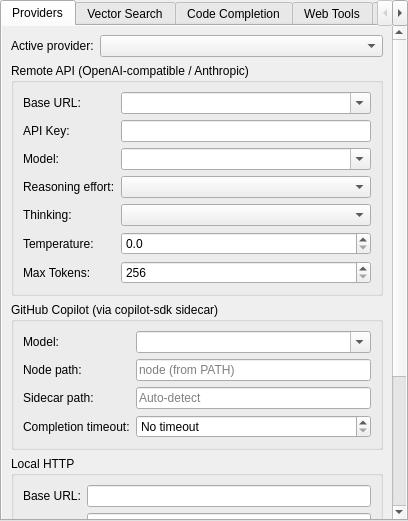
<?xml version="1.0" encoding="UTF-8"?>
<ui version="4.0">
 <class>settings_widget_t</class>
 <widget class="QWidget" name="settings_widget_t">
  <property name="windowTitle">
   <string>settings_t</string>
  </property>
  <layout class="QVBoxLayout" name="mainLayout">
   <property name="leftMargin">
    <number>0</number>
   </property>
   <property name="topMargin">
    <number>0</number>
   </property>
   <property name="rightMargin">
    <number>0</number>
   </property>
   <property name="bottomMargin">
    <number>0</number>
   </property>
   <item>
    <widget class="QTabWidget" name="settingsTabs">
     <widget class="QWidget" name="providersTab">
      <attribute name="title">
       <string>Providers</string>
      </attribute>
      <layout class="QVBoxLayout" name="providersTabLayout">
       <property name="leftMargin">
        <number>0</number>
       </property>
       <property name="topMargin">
        <number>0</number>
       </property>
       <property name="rightMargin">
        <number>0</number>
       </property>
       <property name="bottomMargin">
        <number>0</number>
       </property>
       <item>
        <widget class="QScrollArea" name="providersScroll">
         <property name="frameShape">
          <enum>QFrame::NoFrame</enum>
         </property>
         <property name="widgetResizable">
          <bool>true</bool>
         </property>
         <widget class="QWidget" name="providersContent">
          <property name="geometry">
           <rect>
            <x>0</x>
            <y>0</y>
            <width>584</width>
            <height>817</height>
           </rect>
          </property>
          <layout class="QVBoxLayout" name="providersContentLayout">
           <item>
            <layout class="QFormLayout" name="providerSelectionLayout">
             <item row="0" column="0">
              <widget class="QLabel" name="providerLabel">
               <property name="text">
                <string>Active provider:</string>
               </property>
              </widget>
             </item>
             <item row="0" column="1">
              <widget class="QComboBox" name="providerCombo"/>
             </item>
            </layout>
           </item>
           <item>
             <widget class="QGroupBox" name="openaiGroup">
              <property name="title">
               <string>Remote API (OpenAI-compatible / Anthropic)</string>
              </property>
             <layout class="QFormLayout" name="openaiLayout">
              <item row="0" column="0">
               <widget class="QLabel" name="baseUrlLabel">
                <property name="text">
                 <string>Base URL:</string>
                </property>
               </widget>
              </item>
              <item row="0" column="1">
               <widget class="QComboBox" name="baseUrlCombo">
                <property name="editable">
                 <bool>true</bool>
                </property>
               </widget>
              </item>
              <item row="1" column="0">
               <widget class="QLabel" name="apiKeyLabel">
                <property name="text">
                 <string>API Key:</string>
                </property>
               </widget>
              </item>
              <item row="1" column="1">
               <widget class="QLineEdit" name="apiKeyEdit">
                <property name="echoMode">
                 <enum>QLineEdit::Password</enum>
                </property>
               </widget>
              </item>
              <item row="2" column="0">
               <widget class="QLabel" name="modelLabel">
                <property name="text">
                 <string>Model:</string>
                </property>
               </widget>
              </item>
              <item row="2" column="1">
               <widget class="QComboBox" name="modelCombo">
                <property name="editable">
                 <bool>true</bool>
                </property>
               </widget>
              </item>
              <item row="3" column="0">
               <widget class="QLabel" name="reasoningLabel">
                <property name="text">
                 <string>Reasoning effort:</string>
                </property>
               </widget>
              </item>
              <item row="3" column="1">
               <widget class="QComboBox" name="reasoningCombo"/>
              </item>
              <item row="4" column="0">
               <widget class="QLabel" name="thinkingLabel">
                <property name="text">
                 <string>Thinking:</string>
                </property>
               </widget>
              </item>
              <item row="4" column="1">
               <widget class="QComboBox" name="thinkingCombo"/>
              </item>
              <item row="5" column="0">
               <widget class="QLabel" name="temperatureLabel">
                <property name="text">
                 <string>Temperature:</string>
                </property>
               </widget>
              </item>
              <item row="5" column="1">
               <widget class="QDoubleSpinBox" name="tempSpin">
                <property name="decimals">
                 <number>1</number>
                </property>
                <property name="minimum">
                 <double>0.000000000000000</double>
                </property>
                <property name="maximum">
                 <double>2.000000000000000</double>
                </property>
                <property name="singleStep">
                 <double>0.100000000000000</double>
                </property>
               </widget>
              </item>
              <item row="6" column="0">
               <widget class="QLabel" name="maxTokensLabel">
                <property name="text">
                 <string>Max Tokens:</string>
                </property>
               </widget>
              </item>
              <item row="6" column="1">
               <widget class="QSpinBox" name="maxTokensSpin">
                <property name="minimum">
                 <number>256</number>
                </property>
                <property name="maximum">
                 <number>128000</number>
                </property>
               </widget>
              </item>
             </layout>
            </widget>
           </item>
           <item>
            <widget class="QGroupBox" name="copilotGroup">
             <property name="title">
              <string>GitHub Copilot (via copilot-sdk sidecar)</string>
             </property>
             <layout class="QFormLayout" name="copilotLayout">
              <item row="0" column="0">
               <widget class="QLabel" name="copilotModelLabel">
                <property name="text">
                 <string>Model:</string>
                </property>
               </widget>
              </item>
              <item row="0" column="1">
               <widget class="QComboBox" name="copilotModelCombo">
                <property name="editable">
                 <bool>true</bool>
                </property>
               </widget>
              </item>
              <item row="1" column="0">
               <widget class="QLabel" name="copilotNodeLabel">
                <property name="text">
                 <string>Node path:</string>
                </property>
               </widget>
              </item>
              <item row="1" column="1">
               <widget class="QLineEdit" name="copilotNodeEdit">
                <property name="placeholderText">
                 <string>node (from PATH)</string>
                </property>
               </widget>
              </item>
              <item row="2" column="0">
               <widget class="QLabel" name="copilotSidecarLabel">
                <property name="text">
                 <string>Sidecar path:</string>
                </property>
               </widget>
              </item>
              <item row="2" column="1">
               <widget class="QLineEdit" name="copilotSidecarEdit">
                 <property name="placeholderText">
                  <string>Auto-detect</string>
                 </property>
                </widget>
               </item>
               <item row="3" column="0">
                <widget class="QLabel" name="copilotCompletionTimeoutLabel">
                 <property name="text">
                  <string>Completion timeout:</string>
                 </property>
                </widget>
               </item>
               <item row="3" column="1">
                <widget class="QSpinBox" name="copilotCompletionTimeoutSpin">
                 <property name="minimum">
                  <number>0</number>
                 </property>
                 <property name="maximum">
                  <number>3600</number>
                 </property>
                 <property name="specialValueText">
                  <string>No timeout</string>
                 </property>
                 <property name="suffix">
                  <string> s</string>
                 </property>
                 <property name="toolTip">
                  <string>Maximum wait time for a Copilot completion request. Set to 0 to disable the timeout.</string>
                 </property>
                </widget>
               </item>
              </layout>
             </widget>
            </item>
           <item>
            <widget class="QGroupBox" name="localGroup">
             <property name="title">
              <string>Local HTTP</string>
             </property>
             <layout class="QVBoxLayout" name="localOuterLayout">
              <item>
               <layout class="QFormLayout" name="localLayout">
                <item row="0" column="0">
                 <widget class="QLabel" name="localUrlLabel">
                  <property name="text">
                   <string>Base URL:</string>
                  </property>
                 </widget>
                </item>
                <item row="0" column="1">
                 <widget class="QLineEdit" name="localUrlEdit"/>
                </item>
                <item row="1" column="0">
                 <widget class="QLabel" name="localEndpointLabel">
                  <property name="text">
                   <string>Endpoint:</string>
                  </property>
                 </widget>
                </item>
                <item row="1" column="1">
                 <widget class="QLineEdit" name="localEndpointEdit"/>
                </item>
                <item row="2" column="0">
                 <widget class="QLabel" name="localHeadersLabel">
                  <property name="text">
                   <string>Headers:</string>
                  </property>
                 </widget>
                </item>
                <item row="2" column="1">
                 <widget class="QLineEdit" name="localHeadersEdit">
                  <property name="placeholderText">
                   <string>Header: Value, Header2: Value2</string>
                  </property>
                 </widget>
                </item>
               </layout>
              </item>
              <item>
               <widget class="QCheckBox" name="localSimpleCheck">
                <property name="text">
                 <string>Simple {prompt} mode</string>
                </property>
               </widget>
              </item>
             </layout>
            </widget>
           </item>
           <item>
            <widget class="QGroupBox" name="ollamaGroup">
             <property name="title">
              <string>Ollama</string>
             </property>
             <layout class="QFormLayout" name="ollamaLayout">
              <item row="0" column="0">
               <widget class="QLabel" name="ollamaUrlLabel">
                <property name="text">
                 <string>Base URL:</string>
                </property>
               </widget>
              </item>
              <item row="0" column="1">
               <widget class="QLineEdit" name="ollamaUrlEdit"/>
              </item>
              <item row="1" column="0">
               <widget class="QLabel" name="ollamaModelLabel">
                <property name="text">
                 <string>Model:</string>
                </property>
               </widget>
              </item>
              <item row="1" column="1">
               <widget class="QComboBox" name="ollamaModelCombo">
                <property name="editable">
                 <bool>true</bool>
                </property>
               </widget>
              </item>
             </layout>
            </widget>
           </item>
           <item>
            <spacer name="providersBottomSpacer">
             <property name="orientation">
              <enum>Qt::Vertical</enum>
             </property>
             <property name="sizeType">
              <enum>QSizePolicy::Expanding</enum>
             </property>
             <property name="sizeHint" stdset="0">
              <size>
               <width>20</width>
               <height>40</height>
              </size>
             </property>
            </spacer>
           </item>
          </layout>
         </widget>
        </widget>
       </item>
      </layout>
      </widget>
      <widget class="QWidget" name="vectorSearchTab">
       <attribute name="title">
        <string>Vector Search</string>
       </attribute>
       <layout class="QVBoxLayout" name="vectorSearchLayout">
        <item>
         <widget class="QCheckBox" name="vectorSearchEnabledCheck">
          <property name="text">
           <string>Enable vector search integration</string>
          </property>
         </widget>
        </item>
        <item>
         <layout class="QFormLayout" name="vectorSearchProviderLayout">
          <item row="0" column="0">
           <widget class="QLabel" name="vectorSearchProviderLabel">
            <property name="text">
             <string>Backend:</string>
            </property>
           </widget>
          </item>
          <item row="0" column="1">
           <widget class="QComboBox" name="vectorSearchProviderCombo"/>
          </item>
         </layout>
        </item>
        <item>
         <widget class="QLabel" name="vectorSearchStatusLabel">
          <property name="wordWrap">
           <bool>true</bool>
          </property>
          <property name="visible">
           <bool>false</bool>
          </property>
         </widget>
        </item>
        <item>
         <widget class="QGroupBox" name="qdrantGroup">
          <property name="title">
           <string>Qdrant</string>
          </property>
          <layout class="QFormLayout" name="qdrantLayout">
           <item row="0" column="0">
            <widget class="QLabel" name="qdrantUrlLabel">
             <property name="text">
              <string>URL:</string>
             </property>
            </widget>
           </item>
           <item row="0" column="1">
            <widget class="QLineEdit" name="qdrantUrlEdit">
             <property name="placeholderText">
              <string>http://localhost:6333</string>
             </property>
            </widget>
           </item>
           <item row="1" column="0">
            <widget class="QLabel" name="qdrantApiKeyLabel">
             <property name="text">
              <string>API key:</string>
             </property>
            </widget>
           </item>
           <item row="1" column="1">
            <widget class="QLineEdit" name="qdrantApiKeyEdit">
             <property name="echoMode">
              <enum>QLineEdit::Password</enum>
             </property>
            </widget>
           </item>
           <item row="2" column="0">
            <widget class="QLabel" name="qdrantCollectionLabel">
             <property name="text">
              <string>Collection:</string>
             </property>
            </widget>
           </item>
            <item row="2" column="1">
             <widget class="QLineEdit" name="qdrantCollectionEdit">
              <property name="placeholderText">
               <string>qcai2-symbols</string>
              </property>
             </widget>
            </item>
            <item row="3" column="0">
             <widget class="QLabel" name="qdrantCollectionBehaviorLabel">
              <property name="text">
               <string>Collection behavior:</string>
              </property>
             </widget>
            </item>
            <item row="3" column="1">
             <widget class="QCheckBox" name="qdrantAutoCreateCollectionCheck">
              <property name="text">
               <string>Auto-create collection if it does not exist</string>
              </property>
             </widget>
            </item>
            <item row="4" column="0">
             <widget class="QLabel" name="qdrantCaCertificateLabel">
              <property name="text">
               <string>CA certificate file:</string>
              </property>
             </widget>
            </item>
            <item row="4" column="1">
             <layout class="QHBoxLayout" name="qdrantCaCertificateRowLayout">
              <item>
               <widget class="QLineEdit" name="qdrantCaCertificateEdit">
                <property name="placeholderText">
                 <string>/path/to/ca.pem</string>
                </property>
               </widget>
              </item>
              <item>
               <widget class="QPushButton" name="qdrantCaCertificateBrowseButton">
                <property name="text">
                 <string>Browse…</string>
                </property>
               </widget>
              </item>
             </layout>
            </item>
            <item row="5" column="0">
             <widget class="QLabel" name="qdrantClientCertificateLabel">
              <property name="text">
               <string>Client certificate file:</string>
              </property>
             </widget>
            </item>
            <item row="5" column="1">
             <layout class="QHBoxLayout" name="qdrantClientCertificateRowLayout">
              <item>
               <widget class="QLineEdit" name="qdrantClientCertificateEdit">
                <property name="placeholderText">
                 <string>/path/to/client.pem</string>
                </property>
               </widget>
              </item>
              <item>
               <widget class="QPushButton" name="qdrantClientCertificateBrowseButton">
                <property name="text">
                 <string>Browse…</string>
                </property>
               </widget>
              </item>
             </layout>
            </item>
            <item row="6" column="0">
             <widget class="QLabel" name="qdrantClientKeyLabel">
              <property name="text">
               <string>Client key file:</string>
              </property>
             </widget>
            </item>
            <item row="6" column="1">
             <layout class="QHBoxLayout" name="qdrantClientKeyRowLayout">
              <item>
               <widget class="QLineEdit" name="qdrantClientKeyEdit">
                <property name="placeholderText">
                 <string>/path/to/client.key</string>
                </property>
               </widget>
              </item>
              <item>
               <widget class="QPushButton" name="qdrantClientKeyBrowseButton">
                <property name="text">
                 <string>Browse…</string>
                </property>
               </widget>
              </item>
             </layout>
            </item>
            <item row="7" column="0">
             <widget class="QLabel" name="qdrantTlsLabel">
              <property name="text">
               <string>TLS:</string>
              </property>
             </widget>
            </item>
            <item row="7" column="1">
             <widget class="QCheckBox" name="qdrantAllowSelfSignedCheck">
              <property name="text">
               <string>Allow self-signed server certificate</string>
              </property>
             </widget>
            </item>
             <item row="8" column="0">
              <widget class="QLabel" name="qdrantTimeoutLabel">
               <property name="text">
                <string>Timeout:</string>
               </property>
              </widget>
             </item>
              <item row="8" column="1">
               <widget class="QSpinBox" name="qdrantTimeoutSpin">
               <property name="minimum">
                <number>1</number>
               </property>
             <property name="maximum">
              <number>3600</number>
             </property>
             <property name="suffix">
              <string> s</string>
                </property>
               </widget>
              </item>
             <item row="9" column="0">
              <widget class="QLabel" name="vectorSearchMaxIndexingThreadsLabel">
               <property name="text">
                <string>Max indexing threads:</string>
               </property>
              </widget>
             </item>
             <item row="9" column="1">
              <widget class="QSpinBox" name="vectorSearchMaxIndexingThreadsSpin">
               <property name="minimum">
                <number>1</number>
               </property>
               <property name="maximum">
                <number>256</number>
               </property>
               <property name="suffix">
                <string> threads</string>
               </property>
              </widget>
             </item>
               <item row="10" column="1">
                <widget class="QPushButton" name="qdrantTestConnectionButton">
                <property name="text">
                 <string>Test connection</string>
                </property>
              </widget>
            </item>
           </layout>
          </widget>
         </item>
        <item>
         <spacer name="vectorSearchBottomSpacer">
          <property name="orientation">
           <enum>Qt::Vertical</enum>
          </property>
          <property name="sizeType">
           <enum>QSizePolicy::Expanding</enum>
          </property>
          <property name="sizeHint" stdset="0">
           <size>
            <width>20</width>
            <height>40</height>
           </size>
          </property>
         </spacer>
        </item>
       </layout>
      </widget>
      <widget class="QWidget" name="completionTab">
        <attribute name="title">
         <string>Code Completion</string>
        </attribute>
      <layout class="QVBoxLayout" name="completionLayout">
       <item>
        <widget class="QCheckBox" name="aiCompletionCheck">
         <property name="text">
          <string>Enable AI code completion in editor</string>
         </property>
        </widget>
       </item>
       <item>
        <layout class="QFormLayout" name="completionFormLayout">
         <item row="0" column="0">
          <widget class="QLabel" name="completionModelLabel">
           <property name="text">
            <string>Completion model:</string>
           </property>
          </widget>
         </item>
         <item row="0" column="1">
          <widget class="QComboBox" name="completionModelCombo">
           <property name="editable">
            <bool>true</bool>
           </property>
           <property name="toolTip">
            <string>Leave empty to use the same model as the agent</string>
           </property>
          </widget>
         </item>
         <item row="1" column="0">
          <widget class="QLabel" name="completionThinkingLabel">
           <property name="text">
            <string>Thinking:</string>
           </property>
          </widget>
         </item>
         <item row="1" column="1">
          <widget class="QComboBox" name="completionThinkingCombo"/>
         </item>
         <item row="2" column="0">
          <widget class="QLabel" name="completionReasoningLabel">
           <property name="text">
            <string>Reasoning effort:</string>
           </property>
          </widget>
         </item>
         <item row="2" column="1">
          <widget class="QComboBox" name="completionReasoningCombo"/>
         </item>
         <item row="3" column="0">
          <widget class="QLabel" name="completionMinCharsLabel">
           <property name="text">
            <string>Min characters to trigger:</string>
           </property>
          </widget>
         </item>
         <item row="3" column="1">
          <widget class="QSpinBox" name="completionMinCharsSpin">
           <property name="minimum">
            <number>1</number>
           </property>
           <property name="maximum">
            <number>20</number>
           </property>
           <property name="toolTip">
            <string>Trigger AI completion after typing this many characters</string>
           </property>
          </widget>
         </item>
         <item row="4" column="0">
          <widget class="QLabel" name="completionDelayLabel">
           <property name="text">
            <string>Trigger delay:</string>
           </property>
          </widget>
         </item>
         <item row="4" column="1">
          <widget class="QSpinBox" name="completionDelayMsSpin">
           <property name="minimum">
            <number>100</number>
           </property>
           <property name="maximum">
            <number>5000</number>
           </property>
           <property name="singleStep">
            <number>100</number>
           </property>
           <property name="suffix">
            <string> ms</string>
           </property>
           <property name="toolTip">
            <string>Delay before sending completion request</string>
           </property>
          </widget>
         </item>
        </layout>
       </item>
       <item>
        <spacer name="completionBottomSpacer">
         <property name="orientation">
          <enum>Qt::Vertical</enum>
         </property>
         <property name="sizeType">
          <enum>QSizePolicy::Expanding</enum>
         </property>
         <property name="sizeHint" stdset="0">
          <size>
           <width>20</width>
           <height>40</height>
          </size>
         </property>
        </spacer>
       </item>
       </layout>
      </widget>
      <widget class="QWidget" name="webToolsTab">
       <attribute name="title">
        <string>Web Tools</string>
       </attribute>
       <layout class="QVBoxLayout" name="webToolsLayout">
        <item>
         <widget class="QLabel" name="webToolsDescriptionLabel">
          <property name="wordWrap">
           <bool>true</bool>
          </property>
          <property name="text">
           <string>Enable `web_search` and `web_fetch` tools for the agent. These tools are exposed to all chat providers, including GitHub Copilot.</string>
          </property>
         </widget>
        </item>
        <item>
         <widget class="QCheckBox" name="webToolsEnabledCheck">
          <property name="text">
           <string>Enable web search and fetch tools</string>
          </property>
         </widget>
        </item>
        <item>
         <layout class="QFormLayout" name="webToolsFormLayout">
          <item row="0" column="0">
           <widget class="QLabel" name="webSearchProviderLabel">
            <property name="text">
             <string>Search provider:</string>
            </property>
           </widget>
          </item>
          <item row="0" column="1">
           <widget class="QComboBox" name="webSearchProviderCombo"/>
          </item>
          <item row="1" column="0">
           <widget class="QLabel" name="webSearchEndpointLabel">
            <property name="text">
             <string>Search endpoint:</string>
            </property>
           </widget>
          </item>
          <item row="1" column="1">
           <widget class="QLineEdit" name="webSearchEndpointEdit">
            <property name="placeholderText">
             <string>Provider-specific search URL</string>
            </property>
           </widget>
          </item>
          <item row="2" column="0">
           <widget class="QLabel" name="webSearchApiKeyLabel">
            <property name="text">
             <string>Search API key:</string>
            </property>
           </widget>
          </item>
          <item row="2" column="1">
           <widget class="QLineEdit" name="webSearchApiKeyEdit">
            <property name="echoMode">
             <enum>QLineEdit::Password</enum>
            </property>
           </widget>
          </item>
          <item row="3" column="0">
           <widget class="QLabel" name="webSearchMaxResultsLabel">
            <property name="text">
             <string>Default search results:</string>
            </property>
           </widget>
          </item>
          <item row="3" column="1">
           <widget class="QSpinBox" name="webSearchMaxResultsSpin">
            <property name="minimum">
             <number>1</number>
            </property>
            <property name="maximum">
             <number>10</number>
            </property>
           </widget>
          </item>
          <item row="4" column="0">
           <widget class="QLabel" name="webRequestTimeoutLabel">
            <property name="text">
             <string>Request timeout:</string>
            </property>
           </widget>
          </item>
          <item row="4" column="1">
           <widget class="QSpinBox" name="webRequestTimeoutSpin">
            <property name="minimum">
             <number>1</number>
            </property>
            <property name="maximum">
             <number>300</number>
            </property>
            <property name="suffix">
             <string> s</string>
            </property>
           </widget>
          </item>
          <item row="5" column="0">
           <widget class="QLabel" name="webFetchMaxCharsLabel">
            <property name="text">
             <string>Max fetch characters:</string>
            </property>
           </widget>
          </item>
          <item row="5" column="1">
           <widget class="QSpinBox" name="webFetchMaxCharsSpin">
            <property name="minimum">
             <number>512</number>
            </property>
            <property name="maximum">
             <number>100000</number>
            </property>
            <property name="singleStep">
             <number>1000</number>
            </property>
            <property name="suffix">
             <string> chars</string>
            </property>
           </widget>
          </item>
         </layout>
        </item>
        <item>
         <widget class="QLabel" name="webToolsStatusLabel">
          <property name="wordWrap">
           <bool>true</bool>
          </property>
         </widget>
        </item>
        <item>
         <spacer name="webToolsBottomSpacer">
          <property name="orientation">
           <enum>Qt::Vertical</enum>
          </property>
          <property name="sizeType">
           <enum>QSizePolicy::Expanding</enum>
          </property>
          <property name="sizeHint" stdset="0">
           <size>
            <width>20</width>
            <height>40</height>
           </size>
          </property>
         </spacer>
        </item>
       </layout>
      </widget>
      <widget class="QWidget" name="systemPromptTab">
       <attribute name="title">
        <string>System Prompt</string>
       </attribute>
       <layout class="QVBoxLayout" name="systemPromptLayout">
        <item>
         <widget class="QLabel" name="systemPromptDescriptionLabel">
          <property name="wordWrap">
           <bool>true</bool>
          </property>
          <property name="text">
            <string>This optional prompt is prepended as a stable system message before built-in and dynamic project context, so provider-side prompt caching can reuse it across requests.</string>
          </property>
         </widget>
        </item>
        <item>
         <widget class="QPlainTextEdit" name="systemPromptEdit">
          <property name="placeholderText">
           <string>Optional custom system prompt for Ask, Agent, and completion requests...</string>
          </property>
          <property name="tabChangesFocus">
           <bool>true</bool>
          </property>
         </widget>
        </item>
        <item>
         <widget class="QGroupBox" name="projectInstructionFilesGroup">
          <property name="title">
           <string>Auto-load project AI instruction files</string>
          </property>
          <layout class="QVBoxLayout" name="projectInstructionFilesLayout">
           <item>
            <widget class="QLabel" name="projectInstructionFilesDescriptionLabel">
             <property name="wordWrap">
              <bool>true</bool>
             </property>
             <property name="text">
              <string>Enable which standard repository AI instruction files are added as extra system messages when they exist in the project root.</string>
             </property>
            </widget>
           </item>
           <item>
            <widget class="QCheckBox" name="loadAgentsMdCheck">
             <property name="text">
              <string>Load `AGENTS.md`</string>
             </property>
            </widget>
           </item>
           <item>
            <widget class="QCheckBox" name="loadGithubCopilotInstructionsCheck">
             <property name="text">
              <string>Load `.github/copilot-instructions.md`</string>
             </property>
            </widget>
           </item>
           <item>
            <widget class="QCheckBox" name="loadClaudeMdCheck">
             <property name="text">
              <string>Load `CLAUDE.md`</string>
             </property>
            </widget>
           </item>
           <item>
            <widget class="QCheckBox" name="loadGeminiMdCheck">
             <property name="text">
              <string>Load `GEMINI.md`</string>
             </property>
            </widget>
           </item>
           <item>
            <widget class="QCheckBox" name="loadGithubInstructionsDirCheck">
             <property name="text">
              <string>Load `.github/instructions/**/*.instructions.md`</string>
             </property>
            </widget>
           </item>
          </layout>
         </widget>
        </item>
       </layout>
      </widget>
      <widget class="QWidget" name="safetyTab">
       <attribute name="title">
        <string>Safety &amp; Behavior</string>
       </attribute>
      <layout class="QVBoxLayout" name="safetyLayout">
       <item>
        <widget class="QGroupBox" name="limitsGroup">
         <property name="title">
          <string>Agent Limits</string>
         </property>
         <layout class="QFormLayout" name="limitsLayout">
          <item row="0" column="0">
           <widget class="QLabel" name="maxIterationsLabel">
            <property name="text">
             <string>Max iterations:</string>
            </property>
           </widget>
          </item>
          <item row="0" column="1">
           <widget class="QSpinBox" name="maxIterSpin">
            <property name="minimum">
             <number>1</number>
            </property>
            <property name="maximum">
             <number>100</number>
            </property>
           </widget>
          </item>
          <item row="1" column="0">
           <widget class="QLabel" name="maxToolsLabel">
            <property name="text">
             <string>Max tool calls:</string>
            </property>
           </widget>
          </item>
          <item row="1" column="1">
           <widget class="QSpinBox" name="maxToolsSpin">
            <property name="minimum">
             <number>1</number>
            </property>
            <property name="maximum">
             <number>1000</number>
            </property>
           </widget>
          </item>
          <item row="2" column="0">
           <widget class="QLabel" name="maxDiffLabel">
            <property name="text">
             <string>Max diff lines:</string>
            </property>
           </widget>
          </item>
          <item row="2" column="1">
           <widget class="QSpinBox" name="maxDiffSpin">
            <property name="minimum">
             <number>10</number>
            </property>
            <property name="maximum">
             <number>100000</number>
            </property>
           </widget>
          </item>
          <item row="3" column="0">
           <widget class="QLabel" name="maxFilesLabel">
            <property name="text">
             <string>Max changed files:</string>
            </property>
           </widget>
          </item>
          <item row="3" column="1">
           <widget class="QSpinBox" name="maxFilesSpin">
            <property name="minimum">
             <number>1</number>
            </property>
            <property name="maximum">
             <number>1000</number>
            </property>
           </widget>
          </item>
         </layout>
        </widget>
       </item>
       <item>
        <widget class="QGroupBox" name="behaviorGroup">
         <property name="title">
          <string>Behavior</string>
         </property>
         <layout class="QVBoxLayout" name="behaviorLayout">
          <item>
           <widget class="QCheckBox" name="dryRunCheck">
            <property name="text">
             <string>Dry-run mode by default</string>
            </property>
           </widget>
          </item>
          <item>
           <widget class="QCheckBox" name="debugLoggingCheck">
            <property name="text">
             <string>Enable debug logging (Debug Log tab)</string>
            </property>
           </widget>
          </item>
           <item>
            <widget class="QCheckBox" name="detailedRequestLoggingCheck">
             <property name="text">
              <string>Detailed request logging (per-project Markdown file)</string>
             </property>
            </widget>
           </item>
           <item>
            <widget class="QCheckBox" name="inlineDiffRefinementCheck">
             <property name="text">
              <string>Enable multi-turn inline diff refinement after rejecting changes</string>
             </property>
            </widget>
           </item>
           <item>
            <widget class="QCheckBox" name="agentDebugCheck">
             <property name="text">
              <string>Agent Debug (show raw JSON in chat)</string>
            </property>
           </widget>
          </item>
         </layout>
        </widget>
       </item>
       <item>
        <widget class="QGroupBox" name="autoCompactGroup">
         <property name="title">
          <string>Auto-compact</string>
         </property>
         <layout class="QVBoxLayout" name="autoCompactLayout">
          <item>
           <widget class="QCheckBox" name="autoCompactCheck">
            <property name="text">
             <string>Auto-compact context when history exceeds token threshold</string>
            </property>
           </widget>
          </item>
          <item>
           <layout class="QHBoxLayout" name="autoCompactThresholdRow">
            <item>
             <widget class="QLabel" name="autoCompactThresholdLabel">
              <property name="text">
               <string>Threshold (input tokens):</string>
              </property>
             </widget>
            </item>
            <item>
             <widget class="QSpinBox" name="autoCompactThresholdSpin">
              <property name="minimum">
               <number>1000</number>
              </property>
              <property name="maximum">
               <number>200000</number>
              </property>
              <property name="singleStep">
               <number>1000</number>
              </property>
              <property name="value">
               <number>8000</number>
              </property>
             </widget>
            </item>
            <item>
             <spacer name="autoCompactThresholdSpacer">
              <property name="orientation">
               <enum>Qt::Horizontal</enum>
              </property>
              <property name="sizeType">
               <enum>QSizePolicy::Expanding</enum>
              </property>
              <property name="sizeHint" stdset="0">
               <size>
                <width>40</width>
                <height>20</height>
               </size>
              </property>
             </spacer>
            </item>
           </layout>
          </item>
         </layout>
        </widget>
       </item>
       <item>
        <spacer name="safetyBottomSpacer">
         <property name="orientation">
          <enum>Qt::Vertical</enum>
         </property>
         <property name="sizeType">
          <enum>QSizePolicy::Expanding</enum>
         </property>
         <property name="sizeHint" stdset="0">
          <size>
           <width>20</width>
           <height>40</height>
          </size>
         </property>
        </spacer>
       </item>
      </layout>
     </widget>
    </widget>
   </item>
  </layout>
 </widget>
 <resources/>
 <connections/>
</ui>
